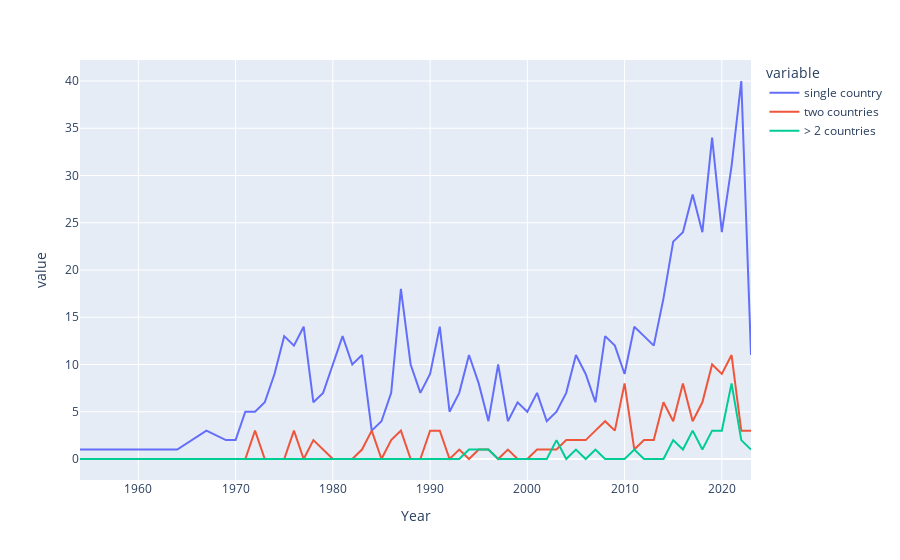

Write notebook code for a chart like this one.
### Code cell
fig = px.line(test_df, x='Year', y=['single country','two countries','> 2 countries'])
fig.show()

### Figure 1 — Plotly figure (JSON) as saved in the notebook; plotly's stock layout.template omitted (floating-point values rounded to 4 significant figures)
{"data": [{"hovertemplate": "variable=single country<br>Year=%{x}<br>value=%{y}<extra></extra>", "legendgroup": "single country", "line": {"color": "#636efa", "dash": "solid"}, "marker": {"symbol": "circle"}, "mode": "lines", "name": "single country", "orientation": "v", "showlegend": true, "type": "scatter", "x": [1954, 1958, 1960, 1963, 1964, 1967, 1969, 1970, 1971, 1972, 1973, 1974, 1975, 1976, 1977, 1978, 1979, 1980, 1981, 1982, 1983, 1984, 1985, 1986, 1987, 1988, 1989, 1990, 1991, 1992, 1993, 1994, 1995, 1996, 1997, 1998, 1999, 2000, 2001, 2002, 2003, 2004, 2005, 2006, 2007, 2008, 2009, 2010, 2011, 2012, 2013, 2014, 2015, 2016, 2017, 2018, 2019, 2020, 2021, 2022, 2023], "xaxis": "x", "y": [1, 1, 1, 1, 1, 3, 2, 2, 5, 5, 6, 9, 13, 12, 14, 6, 7, 10, 13, 10, 11, 3, 4, 7, 18, 10, 7, 9, 14, 5, 7, 11, 8, 4, 10, 4, 6, 5, 7, 4, 5, 7, 11, 9, 6, 13, 12, 9, 14, 13, 12, 17, 23, 24, 28, 24, 34, 24, 31, 40, 11], "yaxis": "y"}, {"hovertemplate": "variable=two countries<br>Year=%{x}<br>value=%{y}<extra></extra>", "legendgroup": "two countries", "line": {"color": "#EF553B", "dash": "solid"}, "marker": {"symbol": "circle"}, "mode": "lines", "name": "two countries", "orientation": "v", "showlegend": true, "type": "scatter", "x": [1954, 1958, 1960, 1963, 1964, 1967, 1969, 1970, 1971, 1972, 1973, 1974, 1975, 1976, 1977, 1978, 1979, 1980, 1981, 1982, 1983, 1984, 1985, 1986, 1987, 1988, 1989, 1990, 1991, 1992, 1993, 1994, 1995, 1996, 1997, 1998, 1999, 2000, 2001, 2002, 2003, 2004, 2005, 2006, 2007, 2008, 2009, 2010, 2011, 2012, 2013, 2014, 2015, 2016, 2017, 2018, 2019, 2020, 2021, 2022, 2023], "xaxis": "x", "y": [0, 0, 0, 0, 0, 0, 0, 0, 0, 3, 0, 0, 0, 3, 0, 2, 1, 0, 0, 0, 1, 3, 0, 2, 3, 0, 0, 3, 3, 0, 1, 0, 1, 1, 0, 1, 0, 0, 1, 1, 1, 2, 2, 2, 3, 4, 3, 8, 1, 2, 2, 6, 4, 8, 4, 6, 10, 9, 11, 3, 3], "yaxis": "y"}, {"hovertemplate": "variable=> 2 countries<br>Year=%{x}<br>value=%{y}<extra></extra>", "legendgroup": "> 2 countries", "line": {"color": "#00cc96", "dash": "solid"}, "marker": {"symbol": "circle"}, "mode": "lines", "name": "> 2 countries", "orientation": "v", "showlegend": true, "type": "scatter", "x": [1954, 1958, 1960, 1963, 1964, 1967, 1969, 1970, 1971, 1972, 1973, 1974, 1975, 1976, 1977, 1978, 1979, 1980, 1981, 1982, 1983, 1984, 1985, 1986, 1987, 1988, 1989, 1990, 1991, 1992, 1993, 1994, 1995, 1996, 1997, 1998, 1999, 2000, 2001, 2002, 2003, 2004, 2005, 2006, 2007, 2008, 2009, 2010, 2011, 2012, 2013, 2014, 2015, 2016, 2017, 2018, 2019, 2020, 2021, 2022, 2023], "xaxis": "x", "y": [0, 0, 0, 0, 0, 0, 0, 0, 0, 0, 0, 0, 0, 0, 0, 0, 0, 0, 0, 0, 0, 0, 0, 0, 0, 0, 0, 0, 0, 0, 0, 1, 1, 1, 0, 0, 0, 0, 0, 0, 2, 0, 1, 0, 1, 0, 0, 0, 1, 0, 0, 0, 2, 1, 3, 1, 3, 3, 8, 2, 1], "yaxis": "y"}], "layout": {"legend": {"title": {"text": "variable"}, "tracegroupgap": 0}, "margin": {"t": 60}, "xaxis": {"anchor": "y", "domain": [0, 1], "title": {"text": "Year"}}, "yaxis": {"anchor": "x", "domain": [0, 1], "title": {"text": "value"}}}}
